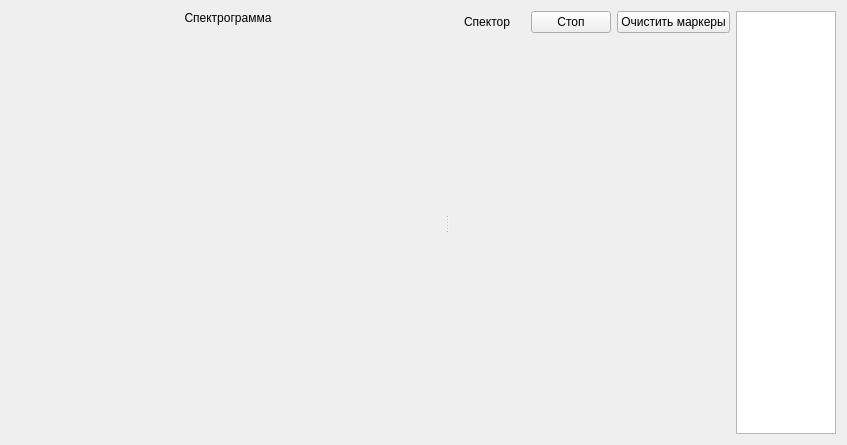
<?xml version="1.0" encoding="UTF-8"?>
<ui version="4.0">
 <class>FrameSpector</class>
 <widget class="QFrame" name="FrameSpector">
  <property name="geometry">
   <rect>
    <x>0</x>
    <y>0</y>
    <width>847</width>
    <height>445</height>
   </rect>
  </property>
  <property name="windowTitle">
   <string>Frame</string>
  </property>
  <property name="styleSheet">
   <string notr="true"/>
  </property>
  <layout class="QVBoxLayout" name="verticalLayout_2">
   <item>
    <widget class="QSplitter" name="splitter">
     <property name="styleSheet">
      <string notr="true">.splitter-container {
  width: 100%;
  height: 100%;
  display: flex;
  position: relative;
  overflow: hidden;
  background: #f8f9fa;
}

.splitter-container.vertical .splitter-handle {
  height: 8px;
  min-height: 8px;
  cursor: row-resize;
  border-top: 1px solid #dee2e6;
  border-bottom: 1px solid #dee2e6;
}

</string>
     </property>
     <property name="orientation">
      <enum>Qt::Horizontal</enum>
     </property>
     <widget class="QWidget" name="verticalLayoutWidget">
      <layout class="QVBoxLayout" name="verticalLayout">
       <property name="sizeConstraint">
        <enum>QLayout::SetMinimumSize</enum>
       </property>
       <item>
        <widget class="QLabel" name="label_2">
         <property name="maximumSize">
          <size>
           <width>16777215</width>
           <height>25</height>
          </size>
         </property>
         <property name="text">
          <string>Спектрограмма</string>
         </property>
         <property name="alignment">
          <set>Qt::AlignCenter</set>
         </property>
        </widget>
       </item>
       <item>
        <widget class="QLabel" name="labelSpectrogram">
         <property name="sizePolicy">
          <sizepolicy hsizetype="Preferred" vsizetype="MinimumExpanding">
           <horstretch>0</horstretch>
           <verstretch>0</verstretch>
          </sizepolicy>
         </property>
         <property name="minimumSize">
          <size>
           <width>400</width>
           <height>200</height>
          </size>
         </property>
         <property name="maximumSize">
          <size>
           <width>16777215</width>
           <height>16777215</height>
          </size>
         </property>
         <property name="text">
          <string/>
         </property>
        </widget>
       </item>
      </layout>
     </widget>
     <widget class="QWidget" name="gridLayoutWidget">
      <layout class="QGridLayout" name="gridLayout">
       <property name="sizeConstraint">
        <enum>QLayout::SetMaximumSize</enum>
       </property>
       <item row="1" column="0" colspan="3">
        <widget class="QCustomPlot" name="plotter" native="true"/>
       </item>
       <item row="0" column="1">
        <widget class="QPushButton" name="buttonStop">
         <property name="text">
          <string>Стоп</string>
         </property>
        </widget>
       </item>
       <item row="0" column="0">
        <widget class="QLabel" name="label">
         <property name="text">
          <string>Спектор</string>
         </property>
         <property name="alignment">
          <set>Qt::AlignCenter</set>
         </property>
        </widget>
       </item>
       <item row="0" column="2">
        <widget class="QPushButton" name="buttonClearMarkers">
         <property name="text">
          <string>Очистить маркеры</string>
         </property>
        </widget>
       </item>
       <item row="0" column="3" rowspan="2">
        <widget class="QListView" name="listViewMarkers">
         <property name="minimumSize">
          <size>
           <width>100</width>
           <height>0</height>
          </size>
         </property>
         <property name="maximumSize">
          <size>
           <width>100</width>
           <height>16777215</height>
          </size>
         </property>
        </widget>
       </item>
      </layout>
     </widget>
    </widget>
   </item>
  </layout>
 </widget>
 <customwidgets>
  <customwidget>
   <class>QCustomPlot</class>
   <extends>QWidget</extends>
   <header location="global">qcustomplot/qcustomplot.h</header>
   <container>1</container>
  </customwidget>
 </customwidgets>
 <resources/>
 <connections/>
</ui>
